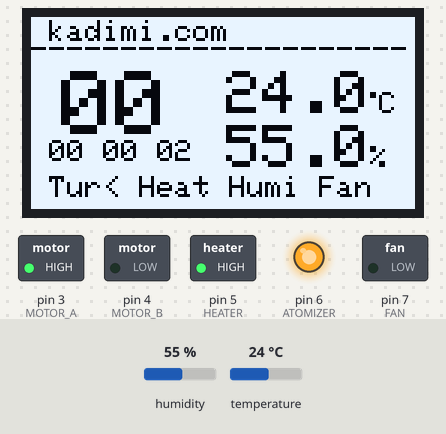
A sketch run on a simulated Arduino Uno, built with avr-gcc and run on an emulated ATmega328P. Parts: 128×64 one-colour display, switched loads named in the sketch (green lamp = pin HIGH), output pins drawn as LEDs (lit = HIGH). Inputs (shaded band) come from the test bench; at power-on: humidity 55 %, temperature 24 °C.

Above: at 4.8 s.
4.9 s: humidity set to 61 %
At 6.9 s:
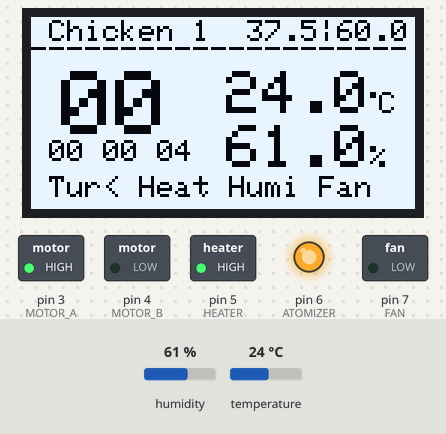
7.9 s: humidity set to 64 %
At 8.32 s:
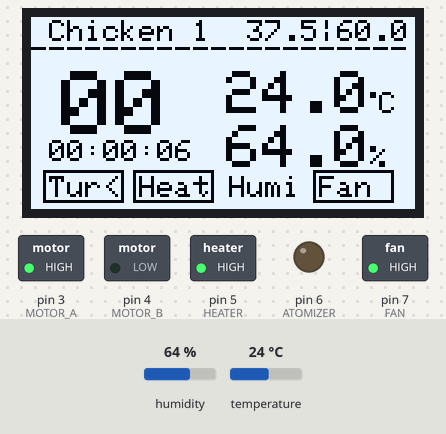
11.0 s: temperature set to 37.8 °C
At 12.9 s:
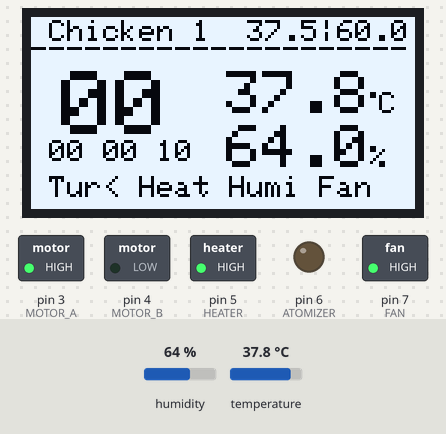
14.0 s: temperature set to 38.8 °C
At 14.34 s:
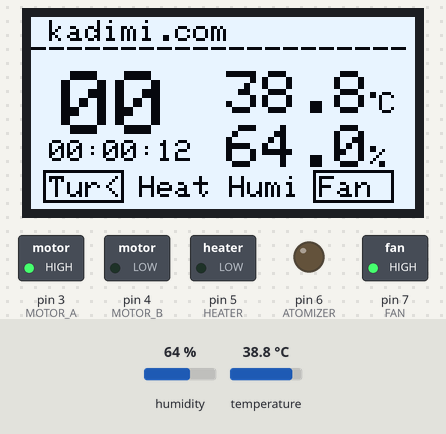
17.0 s: humidity set to 57 %
At 18.9 s:
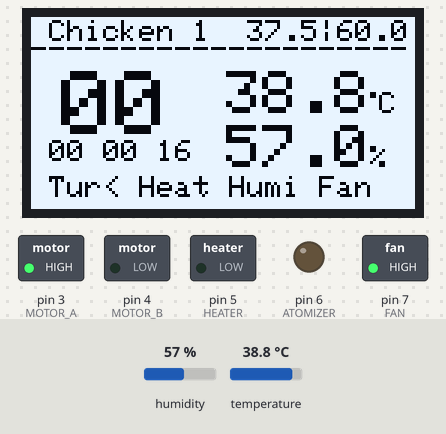
23.4 s: humidity set to 54 %
At 32.4 s:
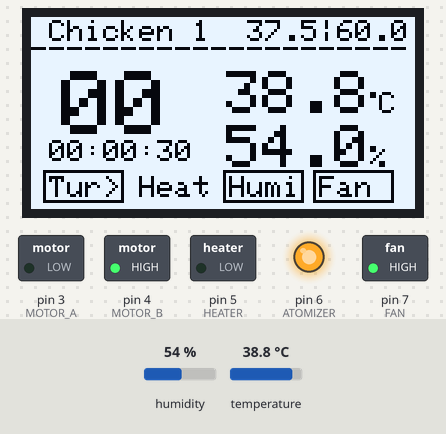
Timing chart, 0 to 33.9 s (numbered marks = the images above; inputs shaded):
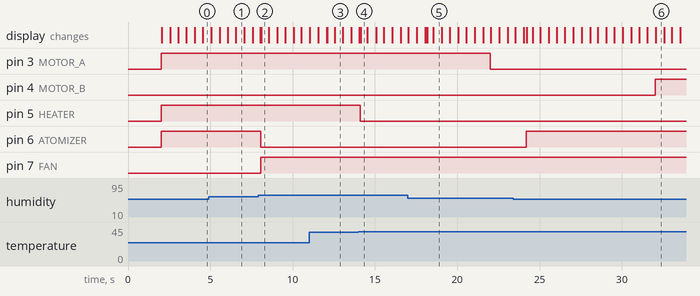

The sketch:

sketch.ino
```cpp
#include "DHT.h"
#include <Wire.h>
#include <Adafruit_GFX.h>
#include <Adafruit_SSD1306.h>

// Micro-climate settings.
#include  "lib/chicken.h"
// #include  "./quail.h"
#define   ANIMAL "Chicken"

#define AUTHOR           "kadimi.com"
#define ADDITIONAL_TIME  0
#define BOOT_DELAY       2
#define SPEED            1

// Display.
#define SCREEN_WIDTH 128
#define SCREEN_HEIGHT 64
#define DHTPIN 2
#define DHTTYPE DHT22

// Elements and their pins.
#define MOTOR_A 3
#define MOTOR_B 4
#define HEATER 5
#define ATOMIZER 6
#define FAN 7

Adafruit_SSD1306 oled(SCREEN_WIDTH, SCREEN_HEIGHT, &Wire, -1);
DHT dht(DHTPIN, DHTTYPE);

void textAt(String text, int x, int y, int size = 1) {
  oled.setTextSize(size);
  oled.setCursor(x, y);
  oled.print(text);
  return;
}

void showStatus(String label4, int element, boolean status, boolean highlight_if) {
  textAt(label4, 2 + ( 4 + (element-4) * 30) , 53);
  if (highlight_if && status) {
    oled.drawRect(4 + (element-4)*30, 51, 27, 11, WHITE);
  }
}

void on(int pin) {
  digitalWrite(pin, HIGH);
}

void off(int pin) {
  digitalWrite(pin, LOW);
}

void on_off(int pin, boolean on_when, boolean off_when) {
  if(on_when) on(pin);
  if(off_when) off(pin);
}

void setup() {
  pinMode(MOTOR_A, OUTPUT);
  pinMode(MOTOR_B, OUTPUT);
  pinMode(HEATER, OUTPUT);
  pinMode(FAN, OUTPUT);
  pinMode(ATOMIZER, OUTPUT);

  dht.begin();
  oled.begin(SSD1306_SWITCHCAPVCC, 0x3C);
  oled.setTextColor(WHITE);
  oled.invertDisplay(true);
}

void loop() {

  // Addd boot delay.
  if (millis() < (BOOT_DELAY) * 1000) {
    return;
  }

  unsigned long int elapsed_m = millis() * (SPEED) + (ADDITIONAL_TIME) * 1000 - (BOOT_DELAY) * 1000;
  unsigned long int elapsed_s = elapsed_m / 1000;
  unsigned short int seconds  = elapsed_s % 60;
  unsigned short int minutes  = elapsed_s % 3600 / 60;
  unsigned short int hours    = elapsed_s % 86400 / 3600;
  unsigned short int days     = elapsed_s / 86400;
  boolean sec_half_1          = elapsed_m % 1000 < 500;
  unsigned short int cycle;
  char helper[25];
  char time_format[15];
  sprintf(time_format, "%s", sec_half_1 ? "%02d:%02d:%02d" : "%02d %02d %02d");
  if (elapsed_s > (CYCLE_1_DURATION + CYCLE_2_DURATION)) {
    cycle = 0;
  } else if (elapsed_s > (CYCLE_1_DURATION)) {
    cycle = 2;
  } else {
    cycle = 1;
  }

  float humidity    = dht.readHumidity();
  float temperature = dht.readTemperature();
  float temperature_min;
  float temperature_optimal;
  float temperature_max;
  float humidity_min;
  float humidity_optimal;
  float humidity_max;
  unsigned short int turn_every;
  unsigned short int turn_direction_steps;
  unsigned short int turn_for;
  if (cycle == 1) {
    temperature_min      = CYCLE_1_TEMPERATURE_MIN;
    temperature_optimal  = CYCLE_1_TEMPERATURE_OPTIMAL;
    temperature_max      = CYCLE_1_TEMPERATURE_MAX;
    humidity_min         = CYCLE_1_HUMIDITY_MIN;
    humidity_optimal     = CYCLE_1_HUMIDITY_OPTIMAL;
    humidity_max         = CYCLE_1_HUMIDITY_MAX;
    turn_every           = CYCLE_1_TURN_EVERY;
    turn_direction_steps = CYCLE_1_TURN_DIRECTION_STEPS;
    turn_for             = CYCLE_1_TURN_FOR;
  } else if (cycle == 2) {
    temperature_min      = CYCLE_2_TEMPERATURE_MIN;
    temperature_optimal  = CYCLE_2_TEMPERATURE_OPTIMAL;
    temperature_max      = CYCLE_2_TEMPERATURE_MAX;
    humidity_min         = CYCLE_2_HUMIDITY_MIN;
    humidity_optimal     = CYCLE_2_HUMIDITY_OPTIMAL;
    humidity_max         = CYCLE_2_HUMIDITY_MAX;
    turn_every           = CYCLE_2_TURN_EVERY;
    turn_direction_steps = CYCLE_2_TURN_DIRECTION_STEPS;
    turn_for             = CYCLE_2_TURN_FOR;
  } else {
    temperature_optimal = 0;
    humidity_optimal    = 0;
  }

  oled.clearDisplay();

  // Header
  if (millis() % 5000 < 4000) {
    sprintf(helper, " %s %d", ANIMAL, cycle);
    textAt(helper, 0, 1);
    dtostrf(temperature_optimal, 4 ,1, helper);
    textAt(helper, 72, 1);
    textAt("|", 96, 1);
    dtostrf(humidity_optimal, 4 ,1, helper);
    textAt(helper, 102, 1);
  } else {
    sprintf(helper, " %s", AUTHOR);
    textAt(helper, 0, 1);
  }
  textAt("---------------------", 0, 7);

  // Control
  boolean must_reverse;
  boolean must_turn;
  boolean must_turn_a;
  boolean must_turn_b;
  boolean too_cold;
  boolean too_hot;
  boolean too_dry;
  boolean too_wet;
  if(cycle) {
    must_reverse = elapsed_s % ( 2 * turn_every * turn_direction_steps) >= turn_every * turn_direction_steps;
    must_turn = elapsed_s % turn_every < (turn_for * SPEED);
    must_turn_a = must_turn && !must_reverse;
    must_turn_b = must_turn && must_reverse;
    too_cold = temperature <= (temperature_min/2 + temperature_optimal/2);
    too_hot = temperature >= (temperature_max/2 + temperature_optimal/2);
    too_dry = humidity <= (humidity_min/2 + humidity_optimal/2);
    too_wet = humidity >= (humidity_max/2 + humidity_optimal/2);
    on_off(MOTOR_A, must_turn_a, !must_turn || must_turn_b);
    on_off(MOTOR_B, must_turn_b, !must_turn || must_turn_a);
    on_off(HEATER, too_cold, too_hot);
    on_off(ATOMIZER, too_dry, too_wet);
    on_off(FAN, too_wet || too_hot, !too_wet && !too_hot);
  } else {
    on_off(MOTOR_A,  false, true);
    on_off(MOTOR_B,  false, true);
    on_off(HEATER,   false, true);
    on_off(ATOMIZER, false, true);
    on_off(FAN,      false, true);
  }

  // Display.
  sprintf(helper, "%02d", days);
  textAt(helper, 10, 18, 3);
  sprintf(helper, time_format, hours, minutes, seconds);
  textAt(helper, 6, 41);
  dtostrf(temperature, 4 ,1, helper);
  textAt(helper, 65, 18, 2);
  textAt(".", 111, 20);
  textAt("C", 116, 25);
  dtostrf(humidity, 4 ,1, helper);
  textAt(helper, 65, 36, 2);
  textAt("%", 113, 43);
  if(cycle) {
    showStatus(must_reverse ? "Tur>" : "Tur<", MOTOR_B,  must_turn,          sec_half_1);
    showStatus("Heat",                         HEATER,   too_cold,           sec_half_1);
    showStatus("Humi",                         ATOMIZER, too_dry,            sec_half_1);
    showStatus("Fan",                          FAN,      too_wet || too_hot, sec_half_1);
  } else {
    sprintf(helper, sec_half_1 ? "(  ) " : "(//) ");
    showStatus(helper, MOTOR_B,  false, sec_half_1);
    showStatus(helper, HEATER,   false, sec_half_1);
    showStatus(helper, ATOMIZER, false, sec_half_1);
    showStatus(helper, FAN,      false, sec_half_1);
  }
  oled.display();
}
```

Measured:
- the behaviour switches between 62 and 63 % on humidity (found by bisection; images 1 and 2)
- the behaviour switches between 38.1 and 38.2 °C on temperature (found by bisection; images 3 and 4)
- the behaviour switches between 56 and 55 % on humidity (found by bisection; images 5 and 6)
- after the input at 7.9 s, pin 6 (ATOMIZER): HIGH → LOW after 0.15 s; pin 7 (FAN): LOW → HIGH after 0.15 s
- after the input at 14.0 s, pin 5 (HEATER): HIGH → LOW after 0.12 s
- after the input at 23.4 s, pin 6 (ATOMIZER): LOW → HIGH after 0.80 s
- what the display in image 1 shows lasts 0.6 s, from 6.5 s to 7.1 s
